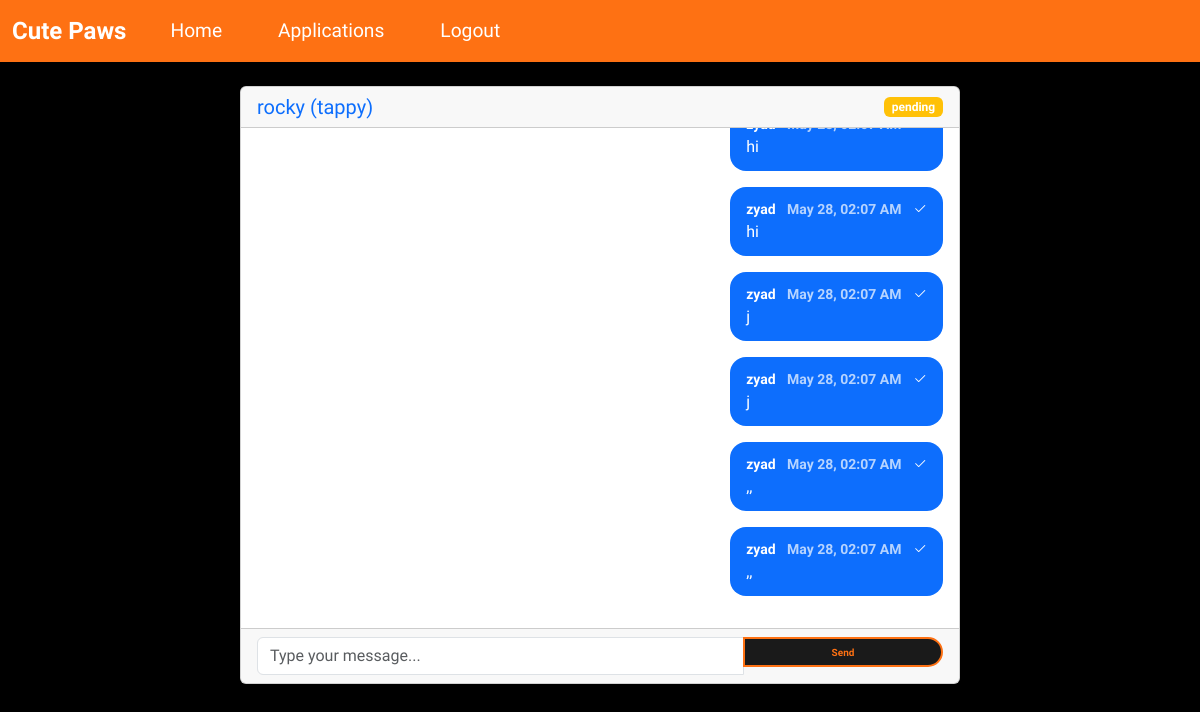
The app's page /messages/11 (signed in), older data.
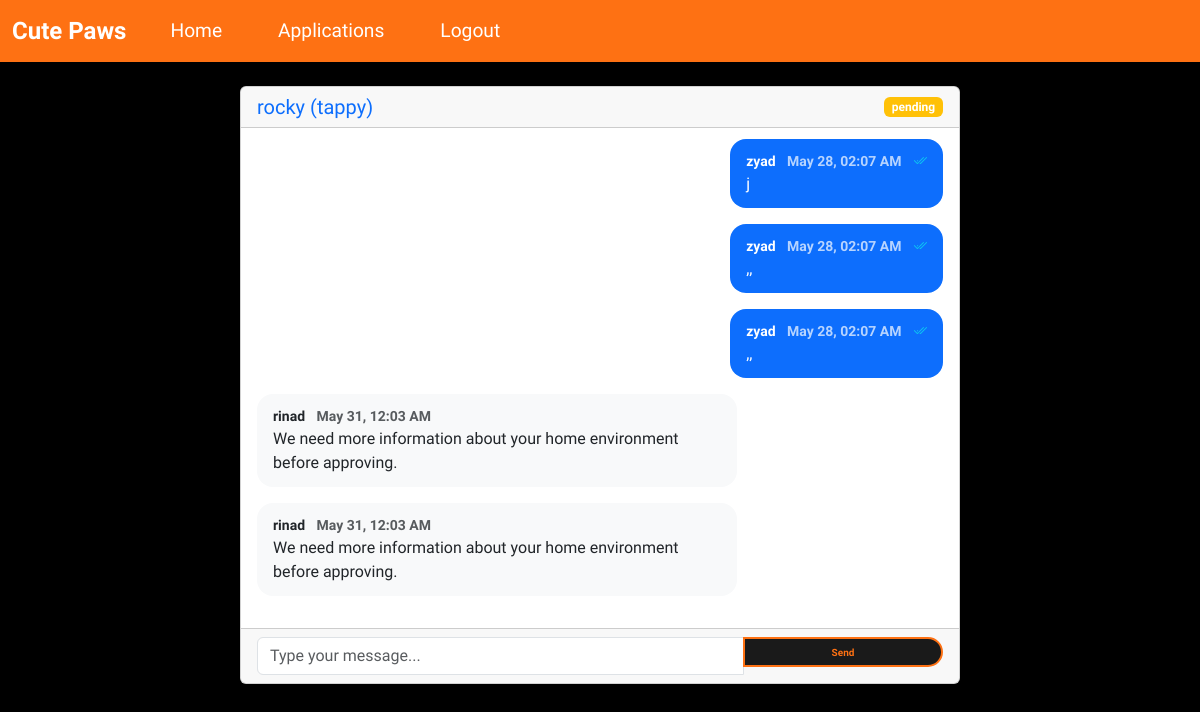
The same page, newer data.
### wepsite/models.py (models this page shows)
class Message(db.Model):
    id = db.Column(db.Integer, primary_key=True)
    application_id = db.Column(db.Integer, db.ForeignKey('adoption_application.id'))
    sender_id = db.Column(db.Integer, db.ForeignKey('user.id'))
    content = db.Column(db.Text)
    timestamp = db.Column(db.DateTime, default=func.now())
    is_read = db.Column(db.Boolean, default=False)
    sender = db.relationship('User', foreign_keys=[sender_id])

class User(db.Model, UserMixin):
    id         = db.Column(db.Integer, primary_key=True)
    email      = db.Column(db.String(150), unique=True, nullable=False)
    password   = db.Column(db.String(150), nullable=False)
    first_name = db.Column(db.String(150), nullable=False)
    is_admin   = db.Column(db.Boolean, default=False)

### wepsite/views.py (the view, shortened to what this page needs)
@views.route('/messages/<int:application_id>', methods=['GET', 'POST'])
@login_required
def messages(application_id):
    application = AdoptionApplication.query.get_or_404(application_id)
    if current_user.id is None or application.user_id is None or (current_user.id != application.user_id and not current_user.is_admin):
        flash("You don't have permission to view these messages.", "error")
        return redirect(url_for('views.home'))
    messages = Message.query.filter_by(application_id=application_id).order_by(Message.timestamp).all()
    messages_to_update = []
    for msg in messages:
        if msg.sender_id != current_user.id and not msg.is_read:
            msg.is_read = True
            messages_to_update.append(msg)
    if messages_to_update:
        db.session.commit()
    if current_user.is_admin:
        applications = AdoptionApplication.query.order_by(AdoptionApplication.id.desc()).all()
    else:
        applications = AdoptionApplication.query.filter_by(user_id=current_user.id).order_by(AdoptionApplication.id.desc()).all()
    for app in applications:
        app.unread = Message.query.filter(
            Message.application_id == app.id,
            Message.sender_id != current_user.id,
            Message.is_read == False
        ).count()
    return render_template(
        'messages.html',
        user=current_user,
        messages=messages,
        application=application,
        pet=application.pet,
        applications=applications  # Pass applications with unread counts
    )

### wepsite/templates/messages.html (shortened to what this page needs)
{% extends "base.html" %}
{% block content %}
<div class="container mt-4">
    <div class="row">
        <div class="col-md-8 mx-auto">
            <div class="card">
                <div class="card-header d-flex justify-content-between align-items-center">
                    <div>
                        <h5 class="mb-0">
                            {% if application.pet and not application.pet.is_deleted %}
                                <a href="{{ url_for('views.pet_detail', pet_id=application.pet.id) }}" class="text-decoration-none">
                                    {{ application.pet.name }} ({{ application.pet.breed }})
                                </a>
                            {% else %}
                                <span class="text-muted">Archived Pet Conversation</span>
                            {% endif %}
                        </h5>
                    </div>
                    <span class="badge bg-{{ 'success' if application.status == 'approved' else 'warning' if application.status == 'pending' else 'secondary' }}">
                        {{ application.status }}
                    </span>
                </div>
                <div class="card-body message-container" style="max-height: 500px; overflow-y: auto;">
                    {% for msg in messages %}
                        <div class="mb-3 message" data-message-id="{{ msg.id }}">
                            <div class="d-flex justify-content-{{ 'end' if msg.sender_id == current_user.id else 'start' }}">
                                <div class="message-bubble {{ 'bg-primary text-white' if msg.sender_id == current_user.id else 'bg-light' }}">
                                    <small class="d-block fw-bold">
                                        {{ msg.sender.first_name }}
                                        <span class="text-muted ms-2">{{ msg.timestamp.strftime('%b %d, %I:%M %p') }}</span>
                                        {% if msg.sender_id == current_user.id %}
                                            <span class="ms-2">
                                                {% if msg.is_read %}
                                                    <i class="bi bi-check2-all text-info" title="Read"></i>
                                                {% else %}
                                                    <i class="bi bi-check2" title="Delivered"></i>
                                                {% endif %}
                                            </span>
                                        {% endif %}
                                    </small>
                                    <p class="mb-0">{{ msg.content }}</p>
                                </div>
                            </div>
                        </div>
                    {% endfor %}
                </div>
                <div class="card-footer">
                    {% if application.status != 'archived' and (not application.pet or not application.pet.is_deleted) %}
                    <form id="message-form" method="POST" action="{{ url_for('views.messages', application_id=application.id) }}">
                        <div class="input-group">
                            <input type="text" name="message" class="form-control" placeholder="Type your message..." required>
                            <button type="submit" class="btn btn-primary">Send</button>
                        </div>
                    </form>
                    {% else %}
                        <div class="alert alert-warning">
                            This conversation is archived and no longer active.
                        </div>
                    {% endif %}
                </div>
            </div>
        </div>
    </div>
</div>
{% endblock %}

Row changes from the older to the newer data that the page shows:
no longer on this page (row edited): Message: is_read False (drawn), content "hi"
no longer on this page (row edited): Message: sender.first_name "zyad", timestamp "May 28, 02:07 AM", is_read False (drawn), content "hi"
no longer on this page (row edited): Message: sender.first_name "zyad", timestamp "May 28, 02:07 AM", is_read False (drawn), content "j"
changed Message (number 1 of 5 on the later page): is_read False → True (drawn)
changed Message (number 2 of 5 on the later page): is_read False → True (drawn)
changed Message (number 3 of 5 on the later page): is_read False → True (drawn)
added Message: sender.first_name "rinad", timestamp "May 31, 12:03 AM", content "We need more information about your home environment before approving."
added Message: sender.first_name "rinad", timestamp "May 31, 12:03 AM", content "We need more information about your home environment before approving."
